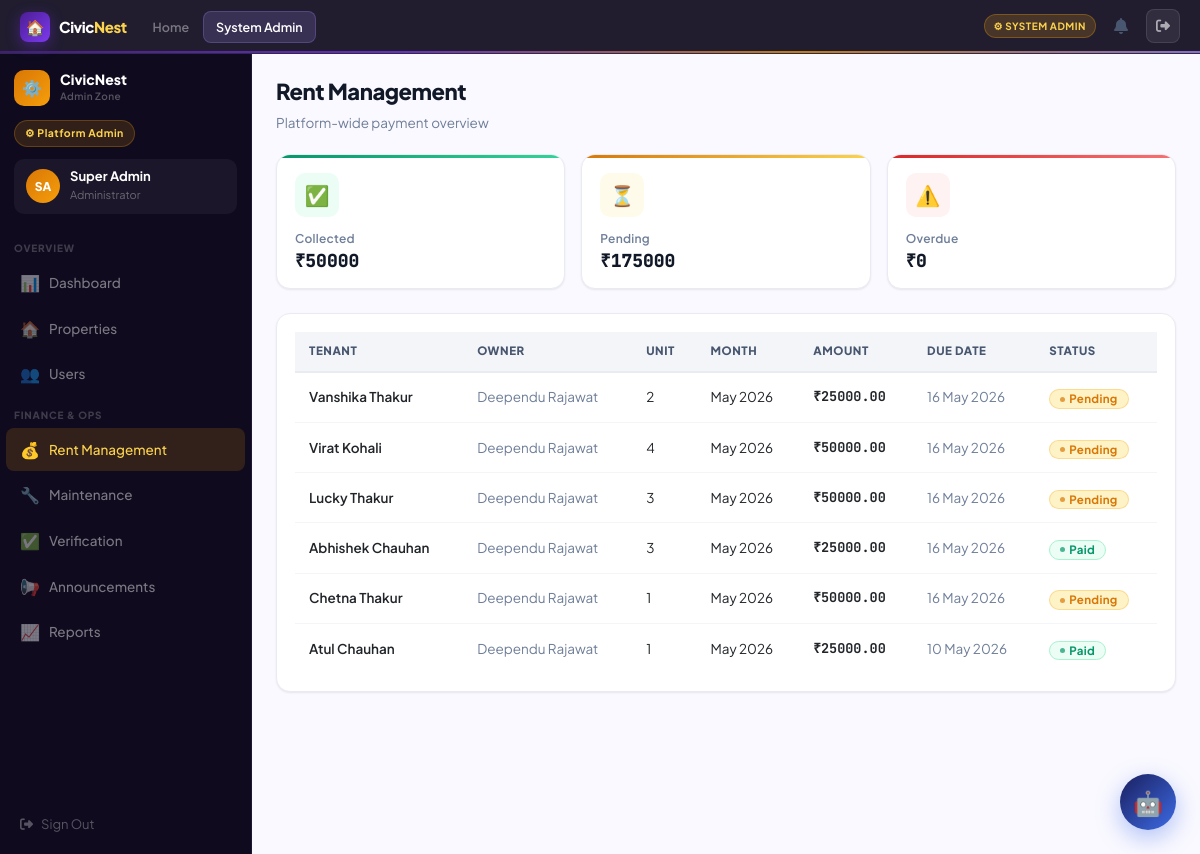
/admin-zone/rent/ (signed in), run on the app's committed database.
### accounts/models.py (models this page shows, shortened)
class User(AbstractUser):
    ROLE_CHOICES = [
        ('admin','Platform Admin'),
        ('owner','Property Owner'),
        ('tenant','Tenant'),
        ('society_admin','Society Admin'),
    ]
    role = models.CharField(max_length=20, choices=ROLE_CHOICES, default='tenant')
    phone = models.CharField(max_length=15, blank=True)
    avatar_initials = models.CharField(max_length=3, blank=True)
    profile_photo = models.ImageField(upload_to='avatars/', blank=True, null=True)

### core/models.py (models this page shows, shortened)
class RentPayment(models.Model):
    STATUS_CHOICES = [('paid','Paid'),('pending','Pending'),('overdue','Overdue'),('partial','Partial')]
    METHOD_CHOICES = [('upi','UPI'),('bank_transfer','Bank Transfer'),('cash','Cash'),('cheque','Cheque'),('razorpay','Razorpay')]
    lease = models.ForeignKey(Lease, on_delete=models.CASCADE, related_name='payments')
    amount = models.DecimalField(max_digits=10, decimal_places=2)
    due_date = models.DateField()
    paid_date = models.DateField(null=True, blank=True)
    status = models.CharField(max_length=20, choices=STATUS_CHOICES, default='pending')
    payment_method = models.CharField(max_length=20, choices=METHOD_CHOICES, blank=True)
    transaction_id = models.CharField(max_length=100, blank=True)
    razorpay_order_id = models.CharField(max_length=100, blank=True)
    razorpay_payment_id = models.CharField(max_length=100, blank=True)
    razorpay_signature = models.CharField(max_length=300, blank=True)
    month_year = models.CharField(max_length=20)
    late_fee = models.DecimalField(max_digits=8, decimal_places=2, default=0)
    notes = models.TextField(blank=True)
    created_at = models.DateTimeField(auto_now_add=True)

class Lease(models.Model):
    STATUS_CHOICES = [('active','Active'),('expired','Expired'),('terminated','Terminated'),('pending','Pending')]
    unit = models.ForeignKey(Unit, on_delete=models.CASCADE, related_name='leases')
    tenant = models.ForeignKey(User, on_delete=models.CASCADE, related_name='leases')
    owner = models.ForeignKey(User, on_delete=models.CASCADE, related_name='owner_leases')
    start_date = models.DateField()
    end_date = models.DateField()
    monthly_rent = models.DecimalField(max_digits=10, decimal_places=2)
    security_deposit = models.DecimalField(max_digits=10, decimal_places=2, default=0)
    status = models.CharField(max_length=20, choices=STATUS_CHOICES, default='active')
    terms = models.TextField(blank=True)
    created_at = models.DateTimeField(auto_now_add=True)

class Unit(models.Model):
    property = models.ForeignKey(Property, on_delete=models.CASCADE, related_name='units')
    unit_number = models.CharField(max_length=20)
    floor = models.CharField(max_length=10, blank=True)
    bedrooms = models.PositiveIntegerField(default=1)
    bathrooms = models.PositiveIntegerField(default=1)
    area_sqft = models.PositiveIntegerField(default=0)
    monthly_rent = models.DecimalField(max_digits=10, decimal_places=2)
    security_deposit = models.DecimalField(max_digits=10, decimal_places=2, default=0)
    is_occupied = models.BooleanField(default=False)
    amenities = models.CharField(max_length=300, blank=True)

### core/views.py (the view)
# urls.py: path('admin-zone/rent/', views.admin_rent, name='admin_rent'),
@role_required("admin")
def admin_rent(request):
    payments = RentPayment.objects.select_related("lease__tenant", "lease__unit").order_by("-due_date")
    return render(request, "admin_zone/rent.html", {
        "payments": payments[:30],
        "paid": payments.filter(status="paid").aggregate(t=Sum("amount"))["t"] or 0,
        "pending": payments.filter(status="pending").aggregate(t=Sum("amount"))["t"] or 0,
        "overdue": payments.filter(status="overdue").aggregate(t=Sum("amount"))["t"] or 0,
    })

### core/views.py (called while the page is built)
def role_required(*roles):
    def decorator(view):
        @functools.wraps(view)
        def wrapper(request, *args, **kwargs):
            if not request.user.is_authenticated:
                return redirect("/accounts/login/")
            if request.user.is_staff or request.user.is_superuser:
                return view(request, *args, **kwargs)
            if request.user.role not in roles:
                messages.error(request, "Access denied.")
                return redirect("/")
            return view(request, *args, **kwargs)
        return wrapper
    return decorator

### templates/admin_zone/rent.html (shortened to what this page needs)
{% extends "base.html" %}
{% block nav_admin %}active{% endblock %}
{% block content %}
<div class="shell">
  {% with active="rent" %}{% include "partials/sidebar_admin.html" %}{% endwith %}
  <div class="main"><div class="panel fade-up">
    <div class="pg-intro"><h2>Rent Management</h2><p>Platform-wide payment overview</p></div>
    <div class="row g-3 mb-4">
      <div class="col-md-4"><div class="sc c-green"><div class="sc-icon" style="background:var(--green-l);font-size:20px;">✅</div><div class="sc-lbl">Collected</div><div class="sc-val" style="font-size:18px;">₹{{ paid }}</div></div></div>
      <div class="col-md-4"><div class="sc c-amber"><div class="sc-icon" style="background:var(--a50);font-size:20px;">⏳</div><div class="sc-lbl">Pending</div><div class="sc-val" style="font-size:18px;">₹{{ pending }}</div></div></div>
      <div class="col-md-4"><div class="sc c-red"><div class="sc-icon" style="background:var(--red-l);font-size:20px;">⚠️</div><div class="sc-lbl">Overdue</div><div class="sc-val" style="font-size:18px;">₹{{ overdue }}</div></div></div>
    </div>
    <div class="card">
      <table class="tp-table">
        <thead><tr><th>Tenant</th><th>Owner</th><th>Unit</th><th>Month</th><th>Amount</th><th>Due Date</th><th>Status</th></tr></thead>
        <tbody>{% for p in payments %}
        <tr>
          <td style="font-weight:600;">{{ p.lease.tenant.get_full_name|default:p.lease.tenant.username }}</td>
          <td style="color:var(--g400);">{{ p.lease.owner.get_full_name|default:p.lease.owner.username }}</td>
          <td>{{ p.lease.unit.unit_number }}</td>
          <td>{{ p.month_year }}</td>
          <td style="font-family:var(--mono);font-weight:700;">₹{{ p.amount }}</td>
          <td style="color:var(--g400);">{{ p.due_date|date:"d M Y" }}</td>
          <td><span class="badge b-{{ p.status }}">{{ p.get_status_display }}</span></td>
        </tr>
        {% empty %}<tr><td colspan="7" style="text-align:center;padding:30px;color:var(--g300);">No records</td></tr>
        {% endfor %}</tbody>
      </table>
    </div>
  </div></div>
</div>
{% endblock %}

### templates/partials/sidebar_admin.html
<aside class="sidebar" id="tp-sidebar">
  <div class="sb-head">
    <div class="sb-logo"><div class="sb-logo-mark adm">⚙️</div><div><div class="sb-logo-text">CivicNest</div><div class="sb-logo-sub">Admin Zone</div></div></div>
    <div class="sb-zone-pill zp-adm">⚙ Platform Admin</div>
    <div class="sb-user"><div class="sb-av av-adm">{{ user.avatar_initials }}</div><div><div class="sb-uname">{{ user.get_full_name|default:user.username }}</div><div class="sb-urole">Administrator</div></div></div>
  </div>
  <div class="sb-sec">Overview</div>
  <a class="ni {% if active == 'dash' %}active-adm{% endif %}" href="/admin-zone/"><span class="ni-icon">📊</span>Dashboard</a>
  <a class="ni {% if active == 'props' %}active-adm{% endif %}" href="/admin-zone/properties/"><span class="ni-icon">🏠</span>Properties</a>
  <a class="ni {% if active == 'users' %}active-adm{% endif %}" href="/admin-zone/users/"><span class="ni-icon">👥</span>Users</a>
  <div class="sb-sec">Finance & Ops</div>
  <a class="ni {% if active == 'rent' %}active-adm{% endif %}" href="/admin-zone/rent/"><span class="ni-icon">💰</span>Rent Management</a>
  <a class="ni {% if active == 'maint' %}active-adm{% endif %}" href="/admin-zone/maintenance/"><span class="ni-icon">🔧</span>Maintenance</a>
  <a class="ni {% if active == 'verify' %}active-adm{% endif %}" href="/admin-zone/verify/"><span class="ni-icon">✅</span>Verification</a>
  <a class="ni {% if active == 'announce' %}active-adm{% endif %}" href="/admin-zone/announcements/"><span class="ni-icon">📢</span>Announcements</a>
  <a class="ni {% if active == 'reports' %}active-adm{% endif %}" href="/admin-zone/reports/"><span class="ni-icon">📈</span>Reports</a>
  <div class="sb-foot"><a href="/accounts/logout/" class="sb-logout"><i class="fa fa-right-from-bracket"></i> Sign Out</a></div>
</aside>

### data on the page
User: avatar_initials "SA", get_full_name "Super Admin"
RentPayment: lease.tenant.get_full_name "Vanshika Thakur", lease.owner.get_full_name "Deependu Rajawat", lease.unit.unit_number "2", month_year "May 2026", amount "25000.00", due_date "16 May 2026", status "Pending"
RentPayment: lease.tenant.get_full_name "Virat Kohali", lease.owner.get_full_name "Deependu Rajawat", lease.unit.unit_number "4", month_year "May 2026", amount "50000.00", due_date "16 May 2026", status "Pending"
RentPayment: lease.tenant.get_full_name "Lucky Thakur", lease.owner.get_full_name "Deependu Rajawat", lease.unit.unit_number "3", month_year "May 2026", amount "50000.00", due_date "16 May 2026", status "Pending"
RentPayment: lease.tenant.get_full_name "Abhishek Chauhan", lease.owner.get_full_name "Deependu Rajawat", lease.unit.unit_number "3", month_year "May 2026", amount "25000.00", due_date "16 May 2026", status "Paid"
RentPayment: lease.tenant.get_full_name "Chetna Thakur", lease.owner.get_full_name "Deependu Rajawat", lease.unit.unit_number "1", month_year "May 2026", amount "50000.00", due_date "16 May 2026", status "Pending"
RentPayment: lease.tenant.get_full_name "Atul Chauhan", lease.owner.get_full_name "Deependu Rajawat", lease.unit.unit_number "1", month_year "May 2026", amount "25000.00", due_date "10 May 2026", status "Paid"

### other printed values
{{ paid }} "50000"
{{ pending }} "175000"
{{ overdue }} "0"
